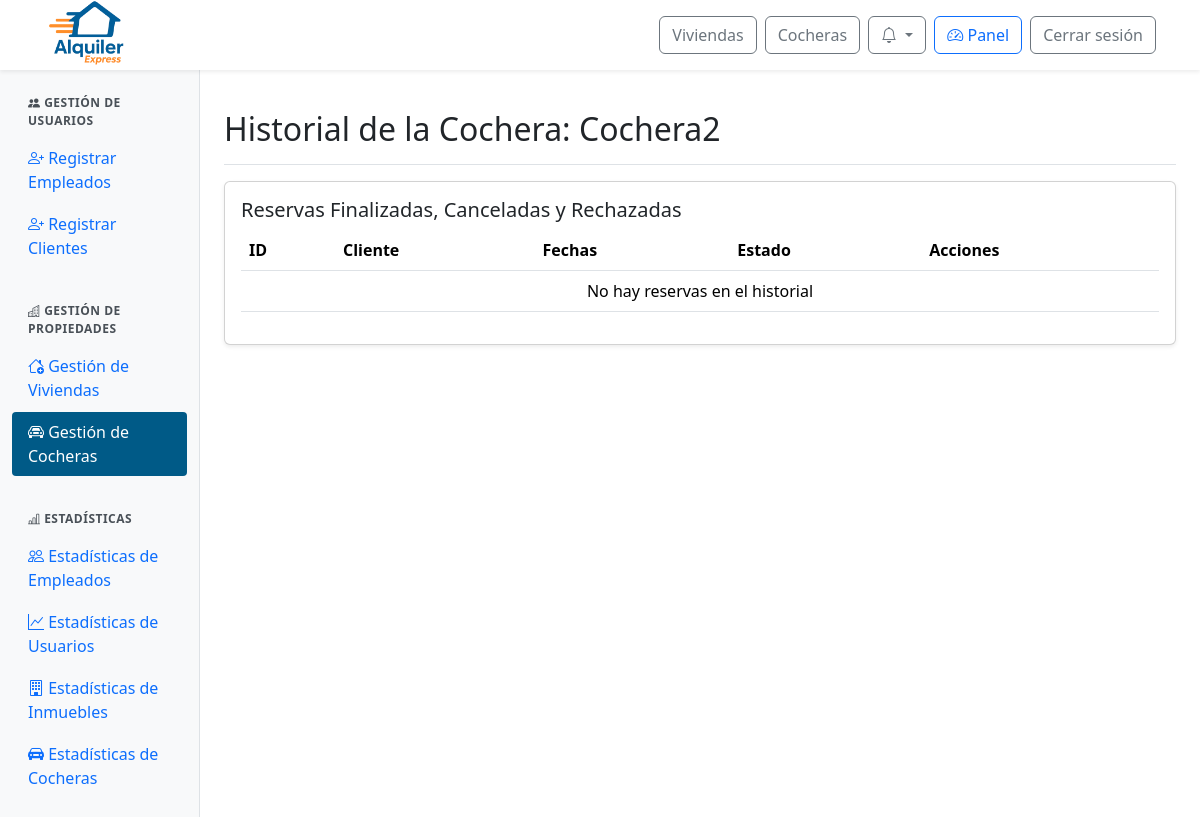
The page /panel/cocheras/historial/2/ (signed in) on the database as committed earlier.
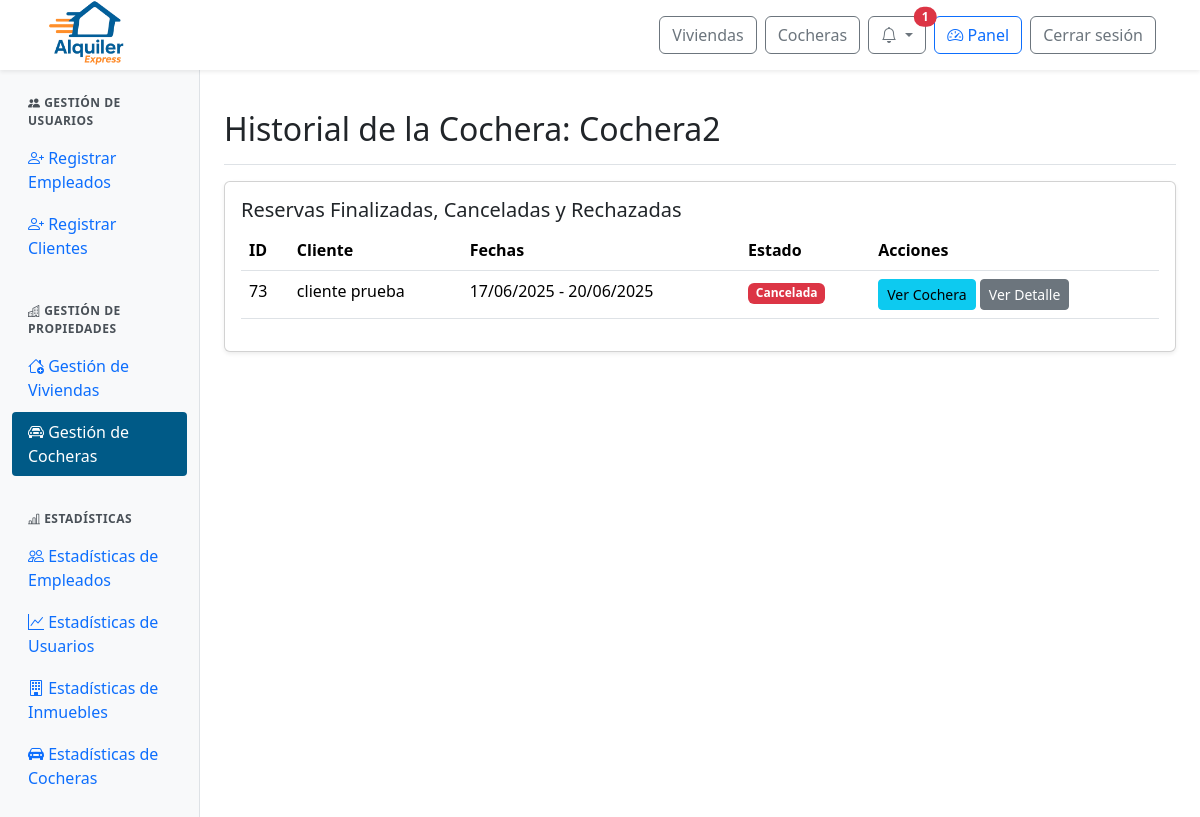
The same page on the database as committed later.
### web/models.py (models this page shows, shortened)
class Reserva(models.Model):
    id_reserva = models.AutoField(primary_key=True)
    fecha_inicio = models.DateField()
    fecha_fin = models.DateField()
    precio_total = models.DecimalField(max_digits=10, decimal_places=2)
    estado = models.ForeignKey(Estado, on_delete=models.SET_NULL, null=True)  # Aquí está el estado FK
    inmueble = models.ForeignKey(Inmueble, null=True, blank=True, on_delete=models.SET_NULL)
    cochera = models.ForeignKey(Cochera, null=True, blank=True, on_delete=models.SET_NULL)
    descripcion = models.TextField()
    aprobada_en = models.DateTimeField(null=True, blank=True)

class ClienteInmueble(models.Model):
    id_cliente_inmueble = models.AutoField(primary_key=True)
    cliente = models.ForeignKey(Perfil, on_delete=models.CASCADE)  # FK a Perfil, no Usuario
    inmueble = models.ForeignKey(Inmueble, null=True, blank=True, on_delete=models.SET_NULL)
    cochera = models.ForeignKey(Cochera, null=True, blank=True, on_delete=models.SET_NULL)
    reserva = models.ForeignKey(Reserva, on_delete=models.CASCADE)

class Perfil(models.Model):
    id_perfil = models.AutoField(primary_key=True)
    usuario = models.OneToOneField(User, on_delete=models.CASCADE)
    dni = models.CharField(max_length=20)
    fecha_nacimiento = models.DateField(null=True, blank=True)

class Estado(models.Model):
    id_estado = models.AutoField(primary_key=True)
    nombre = models.CharField(max_length=100)

### web/views.py (the view)
# urls.py: path('panel/cocheras/historial/<int:id_cochera>/', views.admin_cocheras_historial, name='admin_cocheras_historial'),
@login_required
@user_passes_test(is_admin_or_empleado)
def admin_cocheras_historial(request, id_cochera):
    cochera = get_object_or_404(Cochera, id_cochera=id_cochera)
    historial = CocheraEstado.objects.filter(cochera=cochera).order_by('-fecha_inicio')
    reservas = Reserva.objects.filter(
        cochera=cochera,
        estado__nombre__in=['Cancelada', 'Rechazada', 'Finalizada']
    ).order_by('-fecha_inicio')
    return render(request, 'admin/admin_cocheras_historial.html', {
        'cochera': cochera,
        'historial': historial,
        'reservas': reservas,
    })

### web/context_processors.py (called while the page is built)
def notifications(request):
    if request.user.is_authenticated:
        try:
            return {
                'notificaciones': request.user.perfil.notificacion_set.order_by('-fecha_creacion')[:10],
                'notificaciones_no_leidas': request.user.perfil.notificacion_set.filter(leido=False).count()
            }
        except Exception:
            return {}
    return {}

def is_client_context(request):
    return {'is_client': is_client(request.user)}

### web/views.py (called while the page is built)
def is_admin_or_empleado(user):
    return user.is_authenticated and (user.is_staff or user.groups.filter(name="empleado").exists())

def is_client(user):
    return user.is_authenticated and user.groups.filter(name="cliente").exists()

### web/templates/admin/admin_cocheras_historial.html (shortened to what this page needs)
{% extends 'admin/admin_base.html' %}
{% load static %}
{% block admin_content %}
<div class="d-flex justify-content-between flex-wrap flex-md-nowrap align-items-center pt-3 pb-2 mb-3 border-bottom">
  <h1 class="h2">Historial de la Cochera: {{ cochera.nombre }}</h1>
</div>
<div class="card shadow-sm mb-4">
  <div class="card-body">
    <h5 class="card-title">Reservas Finalizadas, Canceladas y Rechazadas</h5>
    <div class="table-responsive">
      <table class="table table-hover">
        <thead>
          <tr>
            <th>ID</th>
            <th>Cliente</th>
            <th>Fechas</th>
            <th>Estado</th>
            <th>Acciones</th>
          </tr>
        </thead>
        <tbody>
          {% for reserva in reservas %}
          <tr>
            <td>{{ reserva.id_reserva }}</td>
            <td>
              {% with relacion=reserva.clienteinmueble_set.first %}
                {% if relacion and relacion.cliente %}
                  {{ relacion.cliente.usuario.get_full_name|default:relacion.cliente.usuario.username }}
                {% else %}
                  Cliente no disponible
                {% endif %}
              {% endwith %}
            </td>
            <td>{{ reserva.fecha_inicio|date:"d/m/Y" }} - {{ reserva.fecha_fin|date:"d/m/Y" }}</td>
            <td>
              <span class="badge
                {% if reserva.estado.nombre == 'Finalizada' %}bg-dark
                {% elif reserva.estado.nombre == 'Cancelada' %}bg-danger
                {% elif reserva.estado.nombre == 'Rechazada' %}bg-secondary
                {% else %}bg-warning{% endif %}">
                {{ reserva.estado.nombre }}
              </span>
            </td>
            <td>
              <a href="{% url 'detalle_cochera' cochera.id_cochera %}" class="btn btn-sm btn-info">Ver Cochera</a>
              <a href="{% url 'ver_detalle_reserva' reserva.id_reserva %}" class="btn btn-sm btn-secondary">Ver Detalle</a>
            </td>
          </tr>
          {% empty %}
          <tr>
            <td colspan="5" class="text-center">No hay reservas en el historial</td>
          </tr>
          {% endfor %}
        </tbody>
      </table>
    </div>
  </div>
</div>
{% endblock %}

Rows that differ between the two databases and show on the page:
added Reserva: id_reserva "73", clienteinmueble_set.first.cliente.usuario.get_full_name "cliente prueba", fecha_inicio "17/06/2025", fecha_fin "20/06/2025", estado.nombre "Cancelada"
Other text that changed with them:
{{ notificaciones_no_leidas }}: (not shown) → "1"
text no longer shown: "No hay reservas en el historial"
